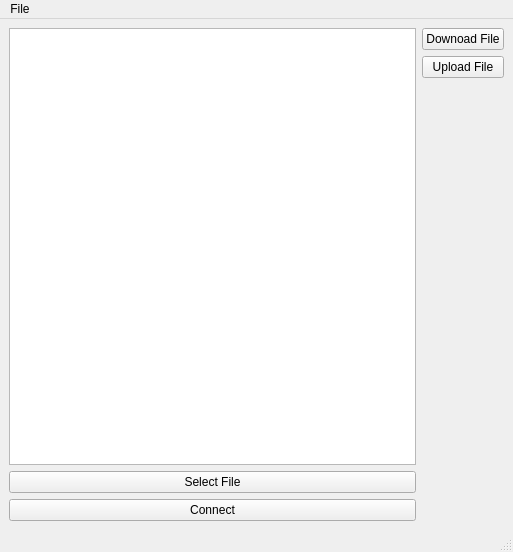
<?xml version="1.0" encoding="UTF-8"?>
<ui version="4.0">
 <class>MainWindow</class>
 <widget class="QMainWindow" name="MainWindow">
  <property name="geometry">
   <rect>
    <x>0</x>
    <y>0</y>
    <width>513</width>
    <height>552</height>
   </rect>
  </property>
  <property name="windowTitle">
   <string>ADB Text Editor</string>
  </property>
  <property name="windowIcon">
   <iconset>
    <normaloff>../../.designer/backup/DEBUSSY.jpg</normaloff>../../.designer/backup/DEBUSSY.jpg</iconset>
  </property>
  <property name="autoFillBackground">
   <bool>false</bool>
  </property>
  <property name="toolButtonStyle">
   <enum>Qt::ToolButtonIconOnly</enum>
  </property>
  <widget class="QWidget" name="centralwidget">
   <layout class="QGridLayout" name="gridLayout">
    <item row="0" column="0">
     <widget class="QPlainTextEdit" name="boxLog"/>
    </item>
    <item row="0" column="1">
     <layout class="QVBoxLayout" name="verticalLayout_4">
      <item>
       <widget class="QPushButton" name="downloadBtn">
        <property name="text">
         <string>Downoad File</string>
        </property>
       </widget>
      </item>
      <item>
       <widget class="QPushButton" name="uploadBtn">
        <property name="text">
         <string>Upload File</string>
        </property>
       </widget>
      </item>
      <item>
       <spacer name="verticalSpacer">
        <property name="orientation">
         <enum>Qt::Vertical</enum>
        </property>
        <property name="sizeHint" stdset="0">
         <size>
          <width>20</width>
          <height>40</height>
         </size>
        </property>
       </spacer>
      </item>
     </layout>
    </item>
    <item row="2" column="0">
     <widget class="QPushButton" name="connectBtn">
      <property name="text">
       <string>Connect</string>
      </property>
     </widget>
    </item>
    <item row="1" column="0">
     <widget class="QPushButton" name="selectBtn">
      <property name="text">
       <string>Select File</string>
      </property>
     </widget>
    </item>
   </layout>
  </widget>
  <widget class="QMenuBar" name="menubar">
   <property name="geometry">
    <rect>
     <x>0</x>
     <y>0</y>
     <width>513</width>
     <height>21</height>
    </rect>
   </property>
   <widget class="QMenu" name="menuEdit">
    <property name="title">
     <string>File</string>
    </property>
    <addaction name="actionConnect"/>
    <addaction name="actionDownload"/>
    <addaction name="actionUpload"/>
    <addaction name="actionSelect"/>
   </widget>
   <addaction name="menuEdit"/>
  </widget>
  <widget class="QStatusBar" name="statusbar"/>
  <action name="actionNew">
   <property name="text">
    <string>New</string>
   </property>
  </action>
  <action name="actionOpen">
   <property name="text">
    <string>Open</string>
   </property>
  </action>
  <action name="actionDownload">
   <property name="text">
    <string>Downoad from phone</string>
   </property>
  </action>
  <action name="actionUpload">
   <property name="text">
    <string>Upload to phone</string>
   </property>
  </action>
  <action name="actionConnect">
   <property name="text">
    <string>Connect to phone</string>
   </property>
  </action>
  <action name="actionSelect">
   <property name="text">
    <string>Select file</string>
   </property>
  </action>
  <action name="actionRestart_ADB_on_phone">
   <property name="text">
    <string>Restart ADB on phone</string>
   </property>
  </action>
 </widget>
 <resources/>
 <connections/>
</ui>
